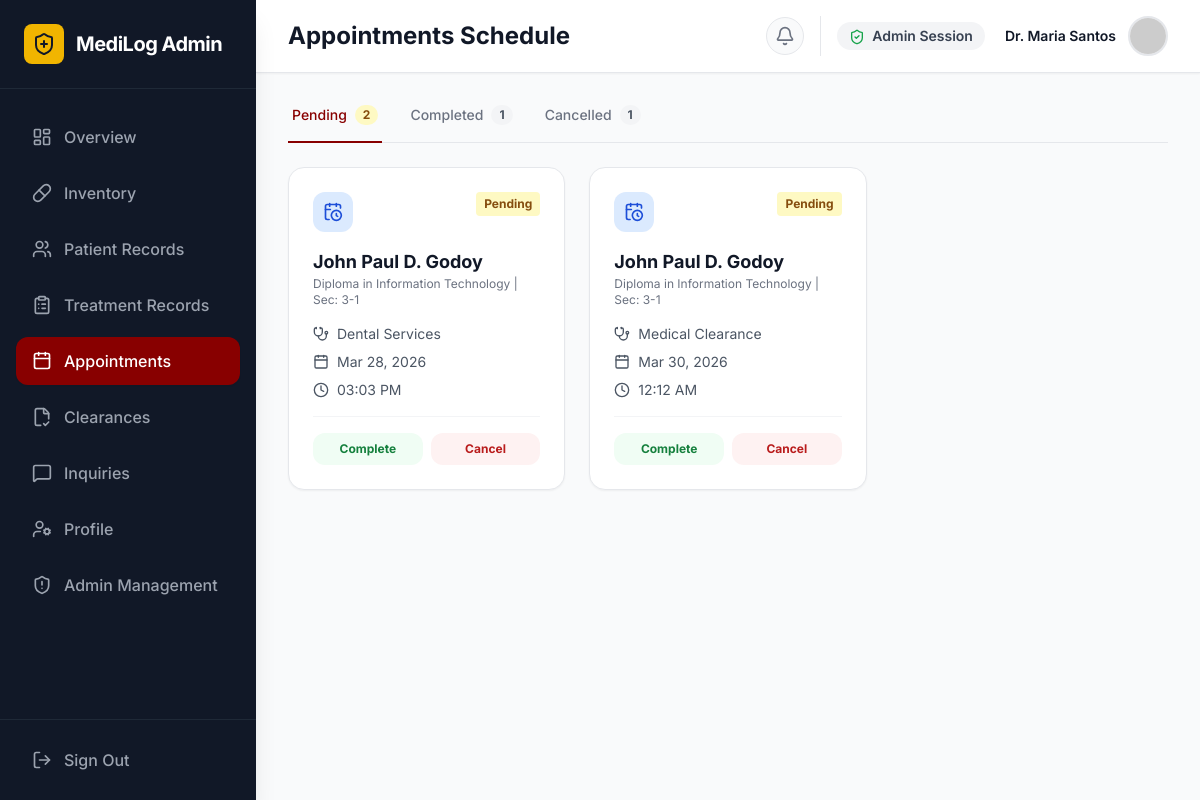
Page /admin/admin_appointments.php (signed in) on the earlier database version.
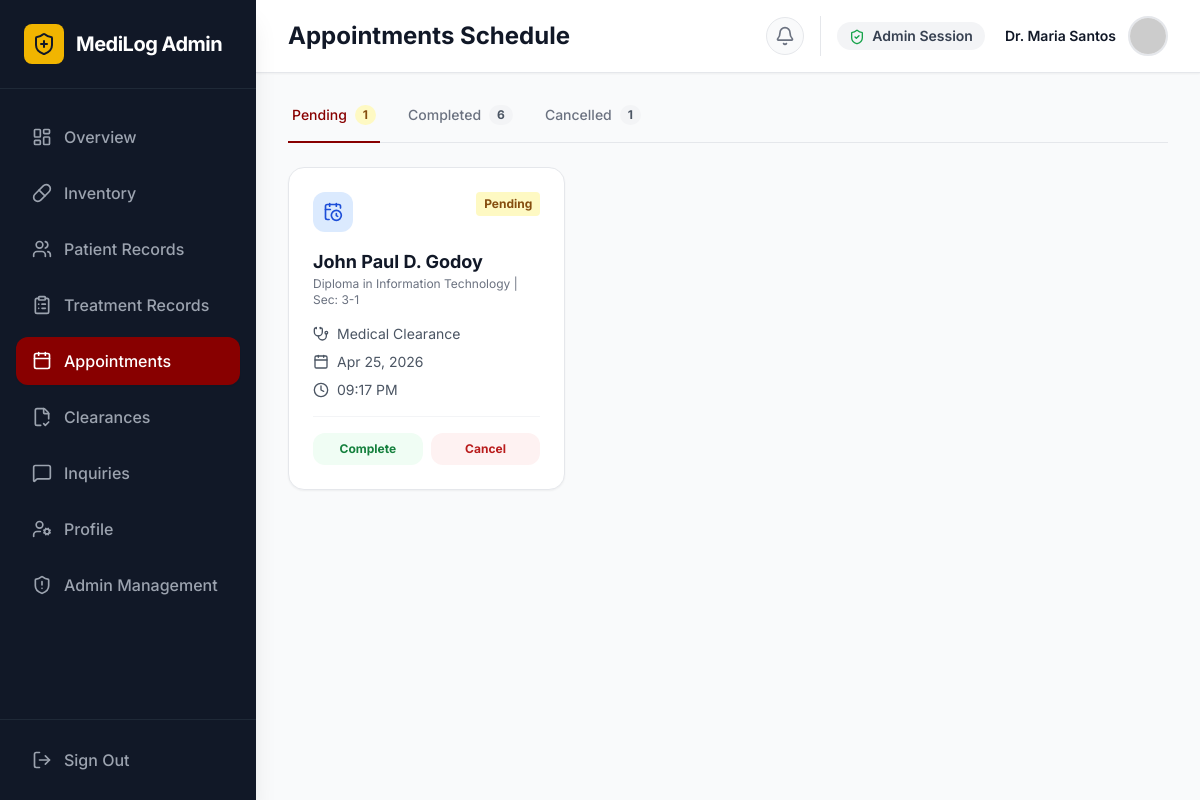
Same page on the later database version.
### tables this page shows
CREATE TABLE `appointments` (
  `id` int(11) NOT NULL,
  `patient_id` int(11) NOT NULL,
  `physician_id` int(11) DEFAULT NULL,
  `service_type` enum('General Consultation','Dental Services','Medical Clearance','Mental Health Info') NOT NULL,
  `appointment_date` date NOT NULL,
  `appointment_time` time NOT NULL,
  `status` varchar(50) DEFAULT 'Pending',
  `notes` text DEFAULT NULL,
  `created_at` timestamp NOT NULL DEFAULT current_timestamp(),
  `dental_procedure` varchar(100) DEFAULT NULL
);

CREATE TABLE `users` (
  `id` int(11) NOT NULL,
  `full_name` varchar(100) NOT NULL,
  `id_number` varchar(50) NOT NULL,
  `role` enum('student','faculty','admin','super_admin','dentist') DEFAULT 'student',
  `email` varchar(100) NOT NULL,
  `course` varchar(100) DEFAULT NULL,
  `section` varchar(20) DEFAULT NULL,
  `dob` date DEFAULT NULL,
  `gender` enum('male','female','other') DEFAULT NULL,
  `phone_number` varchar(20) DEFAULT NULL,
  `address` varchar(255) DEFAULT NULL,
  `emergency_contact_name` varchar(100) DEFAULT NULL,
  `emergency_contact_phone` varchar(20) DEFAULT NULL,
  `blood_type` varchar(5) DEFAULT NULL,
  `allergies` varchar(255) DEFAULT NULL,
  `password` varchar(255) NOT NULL,
  `created_at` timestamp NOT NULL DEFAULT current_timestamp(),
  `profile_pic` longtext DEFAULT NULL
);

### admin/admin_appointments.php (the view, shortened to what the changed rows need)
<?php
require '../db_connect.php';
$new_columns = [
    'status' => "VARCHAR(50) DEFAULT 'Completed'",
    'time_in' => 'TIME',
    'time_out' => 'TIME',
    'complaints' => 'TEXT',
    'treatment' => 'VARCHAR(255)',
    'quantity' => 'INT',
    'medicine_id' => 'INT'
];
foreach ($new_columns as $col => $type) {
    try {
        $pdo->exec("ALTER TABLE health_records ADD COLUMN $col $type");
    } catch (PDOException $e) {
    }
}
try {
    $pendingStmt = $pdo->query("SELECT a.*, u.full_name as patient_name, u.course, u.section FROM appointments a JOIN users u ON a.patient_id = u.id WHERE a.status = 'Pending' ORDER BY appointment_date ASC, appointment_time ASC");
    $pending = $pendingStmt->fetchAll(PDO::FETCH_ASSOC);
    $completedStmt = $pdo->query("SELECT a.*, u.full_name as patient_name, u.course, u.section FROM appointments a JOIN users u ON a.patient_id = u.id WHERE a.status = 'Completed' ORDER BY appointment_date DESC, appointment_time DESC");
    $completed = $completedStmt->fetchAll(PDO::FETCH_ASSOC);
} catch(PDOException $e) {
    die("Error fetching appointments: " . $e->getMessage());
}
function renderAppointmentCard($appt, $type) {
    $statusClass = $appt['status'] == 'Pending' ? 'bg-yellow-100 text-yellow-800' : ($appt['status'] == 'Completed' ? 'bg-green-100 text-green-800' : 'bg-red-100 text-red-800');
    ?>
    <div class="bg-white rounded-2xl border border-gray-200 shadow-sm p-6 hover:shadow-md transition-shadow">
        <div class="flex justify-between items-start mb-4">
            <div class="bg-blue-100 text-blue-700 p-2.5 rounded-xl"><i data-lucide="calendar-clock" class="h-5 w-5"></i></div>
            <span class="text-xs font-bold px-2 py-1 rounded <?= $statusClass ?>">
                <?= htmlspecialchars($appt['status']) ?>
            </span>
        </div>
        <h3 class="font-bold text-gray-900 text-lg"><?= htmlspecialchars($appt['patient_name']) ?></h3>
        <p class="text-xs text-gray-500 mb-4"><?= htmlspecialchars($appt['course'] . ' | Sec: ' . $appt['section']) ?></p>
        <div class="space-y-2 text-sm text-gray-600 mb-4">
            <p class="flex items-center gap-2"><i data-lucide="stethoscope" class="h-4 w-4"></i> <?= htmlspecialchars($appt['service_type']) ?></p>
            <p class="flex items-center gap-2"><i data-lucide="calendar" class="h-4 w-4"></i> <?= date("M d, Y", strtotime($appt['appointment_date'])) ?></p>
            <p class="flex items-center gap-2"><i class="h-4 w-4" data-lucide="clock"></i> <?= date("h:i A", strtotime($appt['appointment_time'])) ?></p>
        </div>
        <?php if($type == 'pending'): ?>
            <div class="flex gap-2 mt-4 pt-4 border-t border-gray-100">
                <?php if ($appt['service_type'] === 'General Consultation'): ?>
                    <button type="button" onclick="openEvaluateModal(this)" data-appt='<?= htmlspecialchars(json_encode($appt), ENT_QUOTES, 'UTF-8') ?>' class="flex-1 bg-blue-50 text-blue-700 hover:bg-blue-100 py-2 rounded-xl text-xs font-bold transition-colors">Evaluate</button>
                <?php else: ?>
                    <form method="POST" action="admin_appointments.php" class="flex-1">
                        <button type="submit" name="action" value="start" class="w-full bg-green-50 text-green-700 hover:bg-green-100 py-2 rounded-xl text-xs font-bold transition-colors">Complete</button>
                    </form>
                <?php endif; ?>
                <form method="POST" action="admin_appointments.php" class="flex-1">
                    <button type="submit" name="action" value="cancel" class="w-full bg-red-50 text-red-700 hover:bg-red-100 py-2 rounded-xl text-xs font-bold transition-colors">Cancel</button>
                </form>
            </div>
        <?php endif; ?>
    </div>
    <?php
}
?>
<!DOCTYPE html>
<html lang="en">
<head>
    <script src="https://cdn.tailwindcss.com"></script>
</head>
<body class="font-sans antialiased text-gray-800 bg-gray-50 flex h-screen overflow-hidden">
    <main class="flex-1 flex flex-col h-full overflow-hidden">
        <header class="bg-white border-b border-gray-200 px-4 sm:px-8 py-4 flex items-center justify-between shadow-sm z-10">
            <div class="flex items-center gap-3">
                <h1 class="text-xl md:text-2xl font-bold text-gray-900">Appointments Schedule</h1>
            </div>
        </header>
        <div class="flex-1 overflow-y-auto p-4 sm:p-8 pb-24 md:pb-8">
            <div class="max-w-7xl mx-auto">
                <div class="border-b border-gray-200 mb-6">
                    <nav class="-mb-px flex gap-6" aria-label="Tabs">
                        <button onclick="switchTab('pending')" id="tab-pending" class="tab-btn border-pup-maroon text-pup-maroon whitespace-nowrap pb-4 px-1 border-b-2 font-medium text-sm flex items-center gap-2 transition-colors">
                            Pending
                            <span class="bg-yellow-100 text-yellow-800 py-0.5 px-2 rounded-full text-xs font-bold"><?= count($pending) ?></span>
                        </button>
                        <button onclick="switchTab('completed')" id="tab-completed" class="tab-btn border-transparent text-gray-500 hover:text-gray-700 hover:border-gray-300 whitespace-nowrap pb-4 px-1 border-b-2 font-medium text-sm flex items-center gap-2 transition-colors">
                            Completed
                            <span class="bg-gray-100 text-gray-600 py-0.5 px-2 rounded-full text-xs font-bold"><?= count($completed) ?></span>
                        </button>
                    </nav>
                </div>
                <div id="content-pending" class="tab-content grid grid-cols-1 md:grid-cols-2 lg:grid-cols-3 gap-6">
                    <?php if(count($pending) > 0): ?>
                        <?php foreach($pending as $appt): ?>
                            <?php renderAppointmentCard($appt, 'pending'); ?>
                        <?php endforeach; ?>
                    <?php else: ?>
                        <div class="col-span-full p-8 text-center text-gray-500 bg-white rounded-2xl border border-gray-100">No pending appointments.</div>
                    <?php endif; ?>
                </div>
            </div>
        </div>
    </main>
</body>
</html>

Differences in the rows shown:
no longer on this page (row edited): appointments: status "Pending", patient.full_name "John Paul D. Godoy", patient.section "Diploma in Information Technology | Sec: 3-1", service_type "Dental Services", appointment_date "Mar 28, 2026", appointment_time "03:03 PM"
no longer on this page (row edited): appointments: status "Pending", patient.full_name "John Paul D. Godoy", patient.section "Diploma in Information Technology | Sec: 3-1", service_type "Medical Clearance", appointment_date "Mar 30, 2026", appointment_time "12:12 AM"
added appointments: status "Pending", patient.full_name "John Paul D. Godoy", patient.section "Diploma in Information Technology | Sec: 3-1", service_type "Medical Clearance", appointment_date "Apr 25, 2026", appointment_time "09:17 PM"
Other differences:
count($pending): "2" → "1"
count($completed): "1" → "6"
